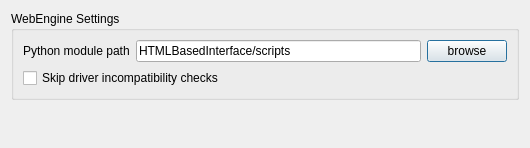
<?xml version="1.0" encoding="UTF-8"?>
<ui version="4.0">
 <class>WebEnginePreferences</class>
 <widget class="QDialog" name="WebEnginePreferences">
  <property name="geometry">
   <rect>
    <x>0</x>
    <y>0</y>
    <width>530</width>
    <height>148</height>
   </rect>
  </property>
  <property name="windowTitle">
   <string>WebEngine Preferences</string>
  </property>
  <layout class="QVBoxLayout" name="verticalLayout">
   <item>
    <widget class="QGroupBox" name="groupBox">
     <property name="title">
      <string>WebEngine Settings</string>
     </property>
     <layout class="QVBoxLayout" name="verticalLayout_3">
      <item>
       <layout class="QHBoxLayout" name="horizontalLayout">
        <item>
         <widget class="QLabel" name="label">
          <property name="toolTip">
           <string>&lt;html&gt;&lt;head/&gt;&lt;body&gt;&lt;p&gt;Path to additional Python modules used through WebEngine widgets. Requires Python support!&lt;/p&gt;&lt;/body&gt;&lt;/html&gt;</string>
          </property>
          <property name="text">
           <string>Python module path</string>
          </property>
         </widget>
        </item>
        <item>
         <widget class="QLineEdit" name="script_base_edit">
          <property name="toolTip">
           <string>Position x</string>
          </property>
          <property name="text">
           <string notr="true">HTMLBasedInterface/scripts</string>
          </property>
         </widget>
        </item>
        <item>
         <widget class="QPushButton" name="browse_button">
          <property name="text">
           <string>browse</string>
          </property>
         </widget>
        </item>
       </layout>
      </item>
      <item>
       <widget class="QCheckBox" name="skip_checks">
        <property name="enabled">
         <bool>true</bool>
        </property>
        <property name="text">
         <string>Skip driver incompatibility checks</string>
        </property>
        <property name="checked">
         <bool>false</bool>
        </property>
       </widget>
      </item>
     </layout>
    </widget>
   </item>
   <item>
    <spacer name="verticalSpacer">
     <property name="orientation">
      <enum>Qt::Vertical</enum>
     </property>
     <property name="sizeHint" stdset="0">
      <size>
       <width>20</width>
       <height>40</height>
      </size>
     </property>
    </spacer>
   </item>
  </layout>
 </widget>
 <resources/>
 <connections/>
</ui>
